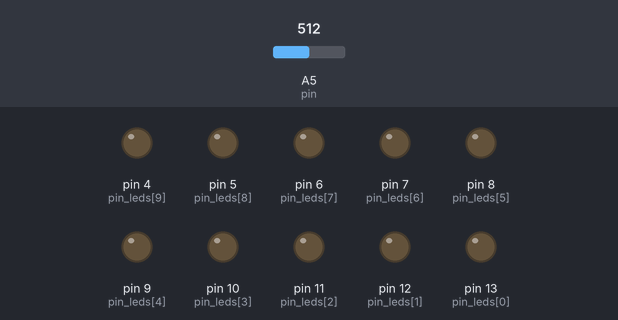
A sketch run on a simulated Arduino Uno, built with avr-gcc and run on an emulated ATmega328P. Shown: output pins drawn as LEDs (lit = HIGH). The inputs (shaded band) are chosen by the test bench; at power-on: A5 (pin) = 512.

Above: at 1.24 s.
1.6 s: A5 (pin) set to 412
At 4.73 s:
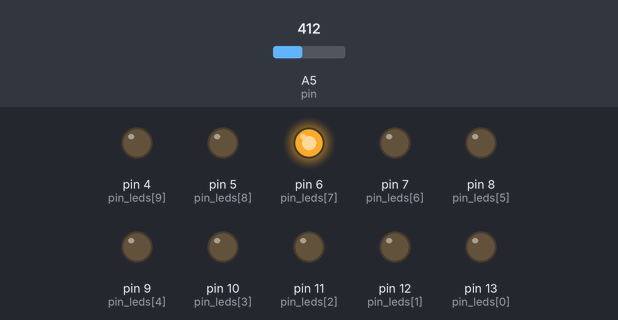
5.1 s: A5 (pin) set to 385
8.6 s: A5 (pin) set to 306
At 11.86 s:
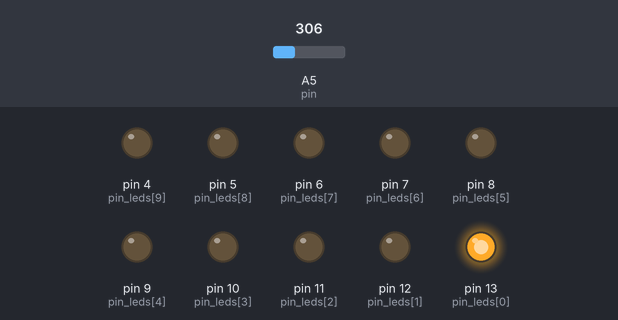
12.1 s: A5 (pin) set to 291
15.6 s: A5 (pin) set to 263
At 19.95 s:
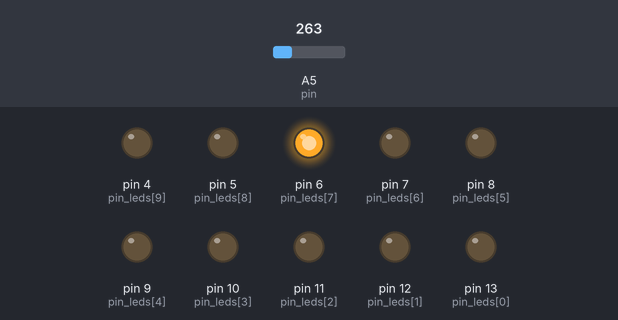
Timing chart, 0 to 20.1 s (numbered marks = the images above; inputs shaded):
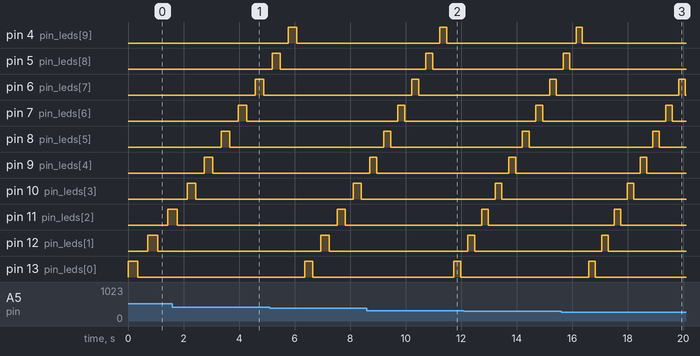

The sketch:

bientro_10leds_nhanh_cham.ino
```cpp
int pin = 5;
int leds = 10;
int pin_leds[] = {13, 12, 11, 10, 9, 8, 7, 6, 5, 4};
int value = 0;

void setup(){
  for (int i = 0; i < leds; i++){
    pinMode(pin_leds[i], OUTPUT);
  }
}

void loop(){
  for (int i = 0; i < leds; i++){
    value = analogRead(pin);
    value = value/2 + 100;
    digitalWrite(pin_leds[i], HIGH);
    delay(value);
    digitalWrite(pin_leds[i], LOW);
    delay(value);
  }
}
```

Measured:
- the behaviour switches between 282 and 281 on A5 (pin) (found by bisection; images 2 and 3)
- after the input at 1.6 s, pin 6 (pin_leds[7]): LOW → HIGH after 3.0 s instead of 3.4 s
- after the input at 8.6 s, pin 13 (pin_leds[0]): LOW → HIGH after 3.1 s, → LOW 0.25 s later
- after the input at 15.6 s, pin 6 (pin_leds[7]): LOW → HIGH after 4.2 s instead of 4.5 s
